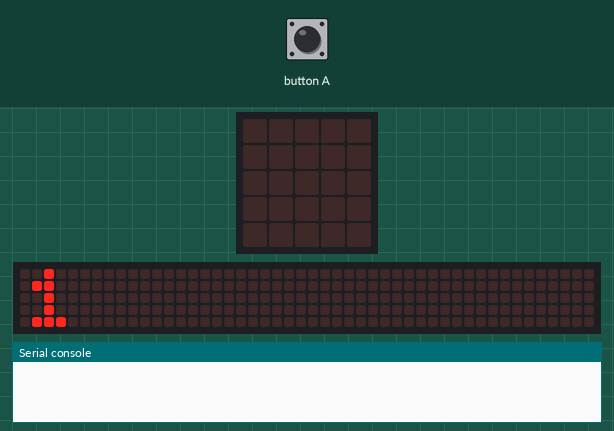
Bench run of a program on a simulated BBC micro:bit running MicroPython. Parts: the board's 5×5 LED display, a strip that is not on the board, showing the scrolling text unrolled, the last lines printed to the serial console. The test bench sets the inputs (shaded band). Random numbers come from a fixed seed; no radio messages arrive unless stated (any console line starting 'radio sent:' is added by the test bench); the 48×5 strip is a reading aid, not a part: it shows the text the display is scrolling, unrolled, one strip-width of it at a time.

Above: at 1.27 s.
1.3 s: button A pressed for 0.15 s
At 1.8 s:
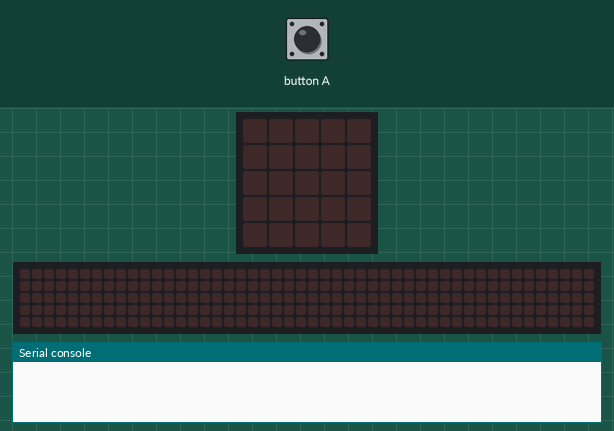
At 3.42 s:
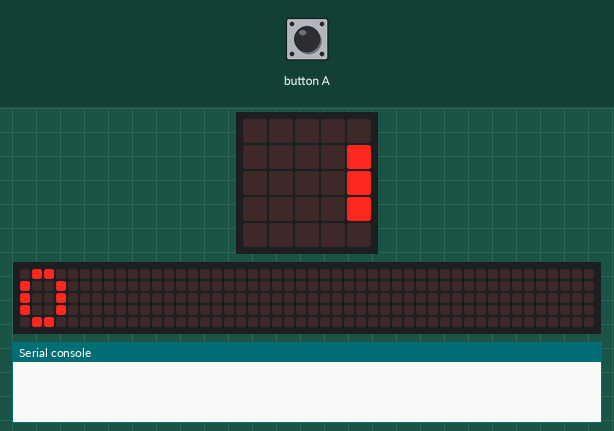
4.4 s: button A pressed for 1 s
At 8.27 s:
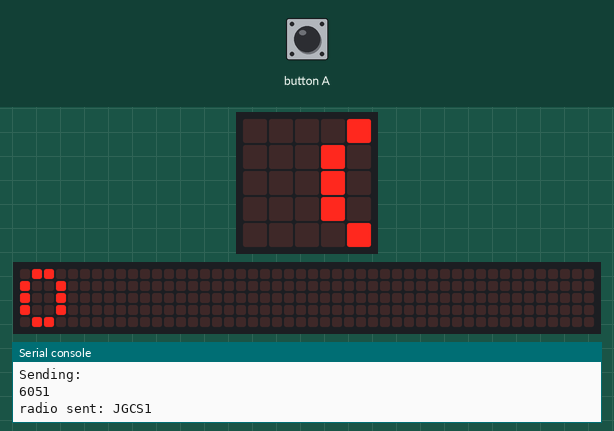
Timing chart, 0 to 9.8 s (numbered marks = the images above; inputs shaded):
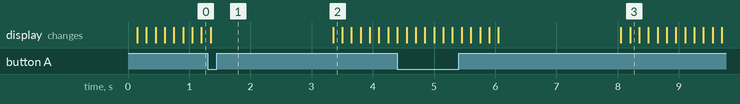

The program:

acknowledgements_Tasks1-3_sender.py
```python
from microbit import *
import random
import radio

radio.on()

# Sends a string with a % chance of failure
# Returns whether the message was sent succesfully
# Send a message with error
def sendWithError(message, error):
    generated = random.randint(1, 100)
    if generated > error:
        print("Sending:")
        print(running_time())
        radio.send(message)
        return True
    return False

# TASK 1 #
my_address = "JG"
their_address = "CS"
header = my_address + their_address

retransmissions = 0
number = 1
received_ack = False
total_retransmissions = 0

# TASK 2 #
while True:
    # For each message sent, if no reply within 100ms the message is sent again
    # Every retransmission is counted and displayed at the end
    if number < 6:
        #print(str(number))
        packet = header + str(number)
        display.scroll(str(number))

        sendWithError(packet, 50)
        sleep(2000)

        if received_ack:
            received_ack = False
            number += 1
            total_retransmissions += retransmissions
            retransmissions = 0
        else:
            retransmissions += 1

    message = radio.receive()
    if message is not None:
            if message[2:4] == my_address and message[4:] == "ACK":
                print("Recieved ack:")
                print(running_time())
                received_ack = True

    if button_a.was_pressed():
        display.scroll(str(total_retransmissions))
```
